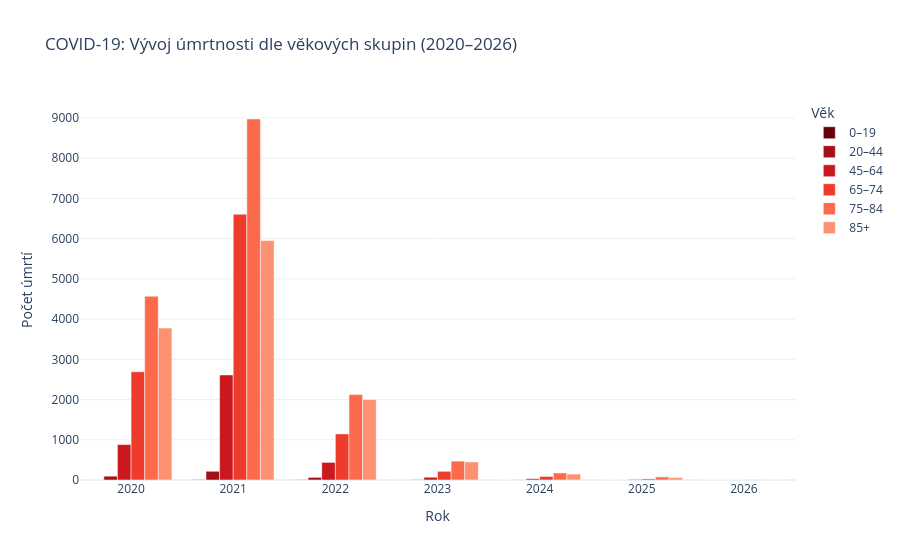

The notebook cell saved with this chart:
### Markdown cell above
Pro korektní komparaci dopadů COVID-19 a sezónní chřipky je nezbytné sjednotit věkové kategorie obou onemocnění. Tento blok kódu provádí transformaci (re-agregaci) detailních pětiletých věkových skupin COVID-19 do širších standardizovaných intervalů používaných při sledování respiračních nákaz v ČR (0–19, 20–44, 45–64, 65–74, 75–84 a 85+).

**Hlavní kroky zpracování:**

    Mapování a re-binning: Pomocí slovníku mapping_covid dochází k logickému sloučení úzkých věkových skupin do šesti hlavních kategorií. Tento krok zajišťuje, že úmrtnost seniorů (např. 75–79 a 80–84 let) je posuzována jako jeden srovnatelný celek.

    Iterativní agregace: Kód dynamicky prochází sloupce v datasetu a sčítá úmrtí napříč definovanými věkovými intervaly pro každý kalendářní rok.

    Vizualizace věkové pyramidy v čase: Výsledný sloupcový graf (px.bar) využívá seskupený režim (barmode='group'), který umožňuje sledovat dynamiku úmrtnosti v čase pro každou věkovou skupinu zvlášť. Použitá barevná škála (odstíny červené) vizuálně akcentuje rizikovost vyšších věkových kategorií.

Tato vizualizace poskytuje jasný důkaz o věkovém gradientu úmrtnosti. Umožňuje v diplomové práci kvantifikovat, jakou měrou se na celkové mortalitě podílely nejstarší kohorty a jak se tento poměr měnil v jednotlivých vlnách pandemie.

### Code cell
# Sjednocení sloupců COVIDu do věkových skupin chřipky
mapping_covid = {
    '0–19': ['Zemřelí ve věku 0-4 let', 'Zemřelí ve věku 5-9 let', 'Zemřelí ve věku 10-14 let', 'Zemřelí ve věku 15-19 let'],
    '20–44': ['Zemřelí ve věku 20-24 let', 'Zemřelí ve věku 25-29 let', 'Zemřelí ve věku 30-34 let', 'Zemřelí ve věku 35-39 let', 'Zemřelí ve věku 40-44 let'],
    '45–64': ['Zemřelí ve věku 45-49 let', 'Zemřelí ve věku 50-54 let', 'Zemřelí ve věku 55-59 let', 'Zemřelí ve věku 60-64 let'],
    '65–74': ['Zemřelí ve věku 65-69 let', 'Zemřelí ve věku 70-74 let'],
    '75–84': ['Zemřelí ve věku 75-79 let', 'Zemřelí ve věku 80-84 let'],
    '85+': ['Zemřelí ve věku 85+ let']
}

df_covid_prep = df_covid_umrti_hosp_cr.copy()
df_covid_prep['rok'] = pd.to_datetime(df_covid_prep['Datum']).dt.year

covid_age_data = []
for skupina, sloupce in mapping_covid.items():
    existujici = [c for c in sloupce if c in df_covid_prep.columns]
    temp = df_covid_prep.groupby('rok')[existujici].sum().sum(axis=1).reset_index()
    temp.columns = ['rok', 'pocet_umrti']
    temp['vekova_skupina'] = skupina
    covid_age_data.append(temp)

df_covid_age_total = pd.concat(covid_age_data)

fig_covid_age = px.bar(
    df_covid_age_total, 
    x='rok', 
    y='pocet_umrti', 
    color='vekova_skupina',
    title='COVID-19: Vývoj úmrtnosti dle věkových skupin (2020–2026)',
    labels={'pocet_umrti': 'Počet úmrtí', 'rok': 'Rok', 'vekova_skupina': 'Věk'},
    barmode='group',
    category_orders={"vekova_skupina": ['0–19', '20–44', '45–64', '65–74', '75–84', '85+']},
    color_discrete_sequence=px.colors.sequential.Reds_r,
    template='plotly_white'
)
fig_covid_age.update_layout(hovermode="x unified",)
fig_covid_age.show()

### Figure 1 — Plotly figure (JSON) as saved in the notebook; plotly's stock layout.template omitted (floating-point values rounded to 4 significant figures)
{"data": [{"alignmentgroup": "True", "hovertemplate": "Věk=0–19<br>Rok=%{x}<br>Počet úmrtí=%{y}<extra></extra>", "legendgroup": "0–19", "marker": {"color": "rgb(103,0,13)", "pattern": {"shape": ""}}, "name": "0–19", "offsetgroup": "0–19", "orientation": "v", "showlegend": true, "textposition": "auto", "type": "bar", "x": [2020.0, 2021.0, 2022.0, 2023.0, 2024.0, 2025.0, 2026.0], "xaxis": "x", "y": [1.0, 7.0, 6.0, 1.0, 0.0, 0.0, 0.0], "yaxis": "y"}, {"alignmentgroup": "True", "hovertemplate": "Věk=20–44<br>Rok=%{x}<br>Počet úmrtí=%{y}<extra></extra>", "legendgroup": "20–44", "marker": {"color": "rgb(165,15,21)", "pattern": {"shape": ""}}, "name": "20–44", "offsetgroup": "20–44", "orientation": "v", "showlegend": true, "textposition": "auto", "type": "bar", "x": [2020.0, 2021.0, 2022.0, 2023.0, 2024.0, 2025.0, 2026.0], "xaxis": "x", "y": [95.0, 217.0, 66.0, 7.0, 3.0, 1.0, 0.0], "yaxis": "y"}, {"alignmentgroup": "True", "hovertemplate": "Věk=45–64<br>Rok=%{x}<br>Počet úmrtí=%{y}<extra></extra>", "legendgroup": "45–64", "marker": {"color": "rgb(203,24,29)", "pattern": {"shape": ""}}, "name": "45–64", "offsetgroup": "45–64", "orientation": "v", "showlegend": true, "textposition": "auto", "type": "bar", "x": [2020.0, 2021.0, 2022.0, 2023.0, 2024.0, 2025.0, 2026.0], "xaxis": "x", "y": [881.0, 2612.0, 438.0, 69.0, 32.0, 14.0, 0.0], "yaxis": "y"}, {"alignmentgroup": "True", "hovertemplate": "Věk=65–74<br>Rok=%{x}<br>Počet úmrtí=%{y}<extra></extra>", "legendgroup": "65–74", "marker": {"color": "rgb(239,59,44)", "pattern": {"shape": ""}}, "name": "65–74", "offsetgroup": "65–74", "orientation": "v", "showlegend": true, "textposition": "auto", "type": "bar", "x": [2020.0, 2021.0, 2022.0, 2023.0, 2024.0, 2025.0, 2026.0], "xaxis": "x", "y": [2692.0, 6608.0, 1146.0, 216.0, 88.0, 28.0, 3.0], "yaxis": "y"}, {"alignmentgroup": "True", "hovertemplate": "Věk=75–84<br>Rok=%{x}<br>Počet úmrtí=%{y}<extra></extra>", "legendgroup": "75–84", "marker": {"color": "rgb(251,106,74)", "pattern": {"shape": ""}}, "name": "75–84", "offsetgroup": "75–84", "orientation": "v", "showlegend": true, "textposition": "auto", "type": "bar", "x": [2020.0, 2021.0, 2022.0, 2023.0, 2024.0, 2025.0, 2026.0], "xaxis": "x", "y": [4570.0, 8975.0, 2123.0, 470.0, 175.0, 76.0, 3.0], "yaxis": "y"}, {"alignmentgroup": "True", "hovertemplate": "Věk=85+<br>Rok=%{x}<br>Počet úmrtí=%{y}<extra></extra>", "legendgroup": "85+", "marker": {"color": "rgb(252,146,114)", "pattern": {"shape": ""}}, "name": "85+", "offsetgroup": "85+", "orientation": "v", "showlegend": true, "textposition": "auto", "type": "bar", "x": [2020.0, 2021.0, 2022.0, 2023.0, 2024.0, 2025.0, 2026.0], "xaxis": "x", "y": [3778.0, 5952.0, 2001.0, 449.0, 148.0, 61.0, 3.0], "yaxis": "y"}], "layout": {"barmode": "group", "hovermode": "x unified", "legend": {"title": {"text": "Věk"}, "tracegroupgap": 0}, "title": {"text": "COVID-19: Vývoj úmrtnosti dle věkových skupin (2020–2026)"}, "xaxis": {"anchor": "y", "domain": [0, 1], "title": {"text": "Rok"}}, "yaxis": {"anchor": "x", "domain": [0, 1], "title": {"text": "Počet úmrtí"}}}}
